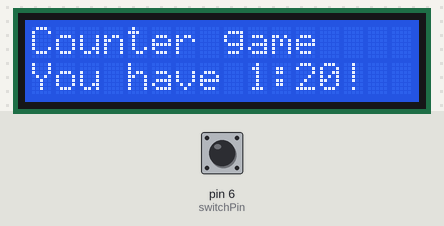
The sketch below on a simulated Arduino Uno, built with avr-gcc and run on an emulated ATmega328P. Shown: 16×2 character LCD. The test bench sets the inputs (shaded band); at power-on: pin 6 (switchPin) LOW.

Above: at 1.2 s.
1.3 s: pin 6 (switchPin) pulled HIGH for 0.15 s
At 2.8 s:
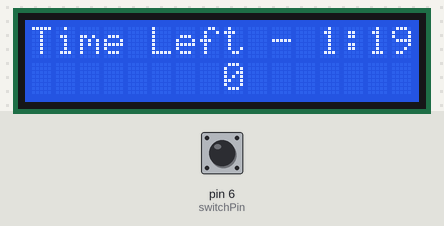
4.4 s: pin 6 (switchPin) pulled HIGH for 1 s
At 6.7 s:
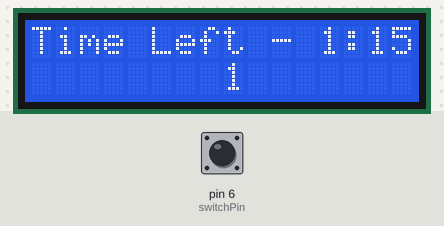
6.9 s: pin 6 (switchPin) pulled HIGH for 0.15 s
At 8.8 s:
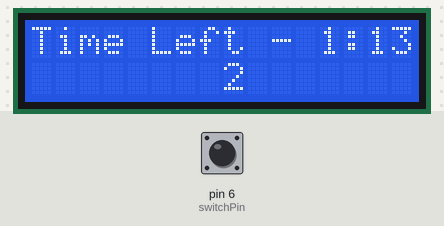
9.5 s: pin 6 (switchPin) pulled HIGH for 1 s
At 11.8 s:
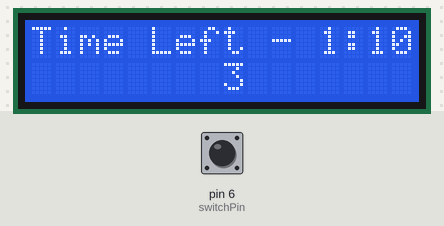
Timing chart, 0 to 13.0 s (numbered marks = the images above; inputs shaded):
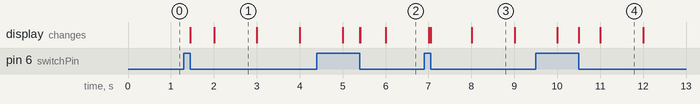

The sketch:

screen.ino
```cpp
// include the library code:
#include <LiquidCrystal.h>

// initialize the library with the numbers of the interface pins
LiquidCrystal lcd(12, 11, 5, 4, 3, 2);
const    int  switchPin        = 6;
const    long REFRESH_INTERVAL = 1000; //A Second
const    long GAME_TIME        = 80;
         long TIME_LEFT        = GAME_TIME;

int switchState = 0;
int clicks      = -1;
int prevState   = 0;
int started     = 0;
int highscore   = 0;

void setup() {
  lcd.begin(16, 2);
  Serial.begin(9600);

  pinMode(switchPin, INPUT);
  StartScreen();
}

void StartScreen()
{//Start screen
  lcd.clear();
  lcd.print("Counter game");
  lcd.setCursor(0, 1);
  lcd.print("You have ");
  lcd.print(TIME_LEFT / 60);
  lcd.print(":");
  if(TIME_LEFT < 10) //singles digit
    lcd.print("0");
  if(TIME_LEFT < 70 && TIME_LEFT > 59){ //special case for 60-69secs
    lcd.print("0");
    lcd.print(TIME_LEFT % 60);
  }else{
    lcd.print(TIME_LEFT % 60);
  }
  lcd.print("!");
}

int Timer(int reset)
{ //timer, reset resets start time
  static long          lastRefreshTime = 0;
  static unsigned long starttime       = millis();
  if(reset)
    starttime = millis();
  if(!TIME_LEFT)
      return 1;
  if(millis() - lastRefreshTime >= REFRESH_INTERVAL){ //Updated TIME_LEFT every second
      TIME_LEFT       -= 1;
      //I do this for delay of time if game not started right away
      while(millis() - (lastRefreshTime += REFRESH_INTERVAL) >= REFRESH_INTERVAL){
      }
  }

  PrintTimer();

  return 0;
}

void PrintTimer()
{ //Prints timer
  lcd.setCursor(0,0);
  lcd.print("Time Left - ");
  lcd.print(TIME_LEFT / 60);
  lcd.print(":");
  if(TIME_LEFT < 10)
    lcd.print("0");
  if(TIME_LEFT < 70 && TIME_LEFT > 59){
    lcd.print("0");
    lcd.print(TIME_LEFT % 60);
  }else{
    lcd.print(TIME_LEFT % 60);
  }
}

int ClickRegistered()
{ //Watches for state change (click)
    switchState = digitalRead(switchPin);
    if(switchState != prevState){
      if(switchState == LOW){
        prevState = switchState;
        return 1;
      }
    }
    prevState = switchState;
    return 0;
}

void FinishedScreen()
{
    int curr_count = 0;
    lcd.clear();
    lcd.setCursor(0,0);
    lcd.print("Your score: ");
    lcd.print(clicks);
    lcd.setCursor(0,1);
    lcd.print("HighScore: ");
    if(highscore < clicks)
      highscore = clicks;
    lcd.print(highscore);
    delay(5000);
    lcd.clear();
    TIME_LEFT = 10;
    lcd.setCursor(0,1);
    lcd.print("Again? 2 clicks");
    int reset = 1;
    while(!Timer(reset) && !(curr_count == 2)){//two click event listner
      if(reset == 1)
        reset = 0;

      if(ClickRegistered())
        curr_count++;
    }

    if(curr_count == 2){
        clicks    = -1;
        TIME_LEFT = GAME_TIME;
        started   = 0;
        StartScreen();
        int registered = 0;
        return;
    }

    lcd.clear();
    lcd.print("Goodbye!");
    exit(0);
}

void loop()
{
  //Starts timer after inital click
  if(started == 1)
    if(Timer(0))
      FinishedScreen();

  if(ClickRegistered()){
    if(started == 0){//Registers inital click
      started = 1;
      TIME_LEFT++;
    }

    clicks += 1;
    lcd.clear();
    lcd.setCursor(8,1);
    lcd.print(clicks);
   }
}
```

Measured:
- after the input at 1.3 s, the display: first changes after 0.15 s (image 1 shows a later state)
- after the input at 4.4 s, the display: first differs from a run without the input after 1.0 s (image 2 shows a later state)
- after the input at 9.5 s, the display: first differs from a run without the input after 1.0 s (image 4 shows a later state)
- what the display in image 3 shows lasts 1.0 s, from 8.0 s to 9.0 s
